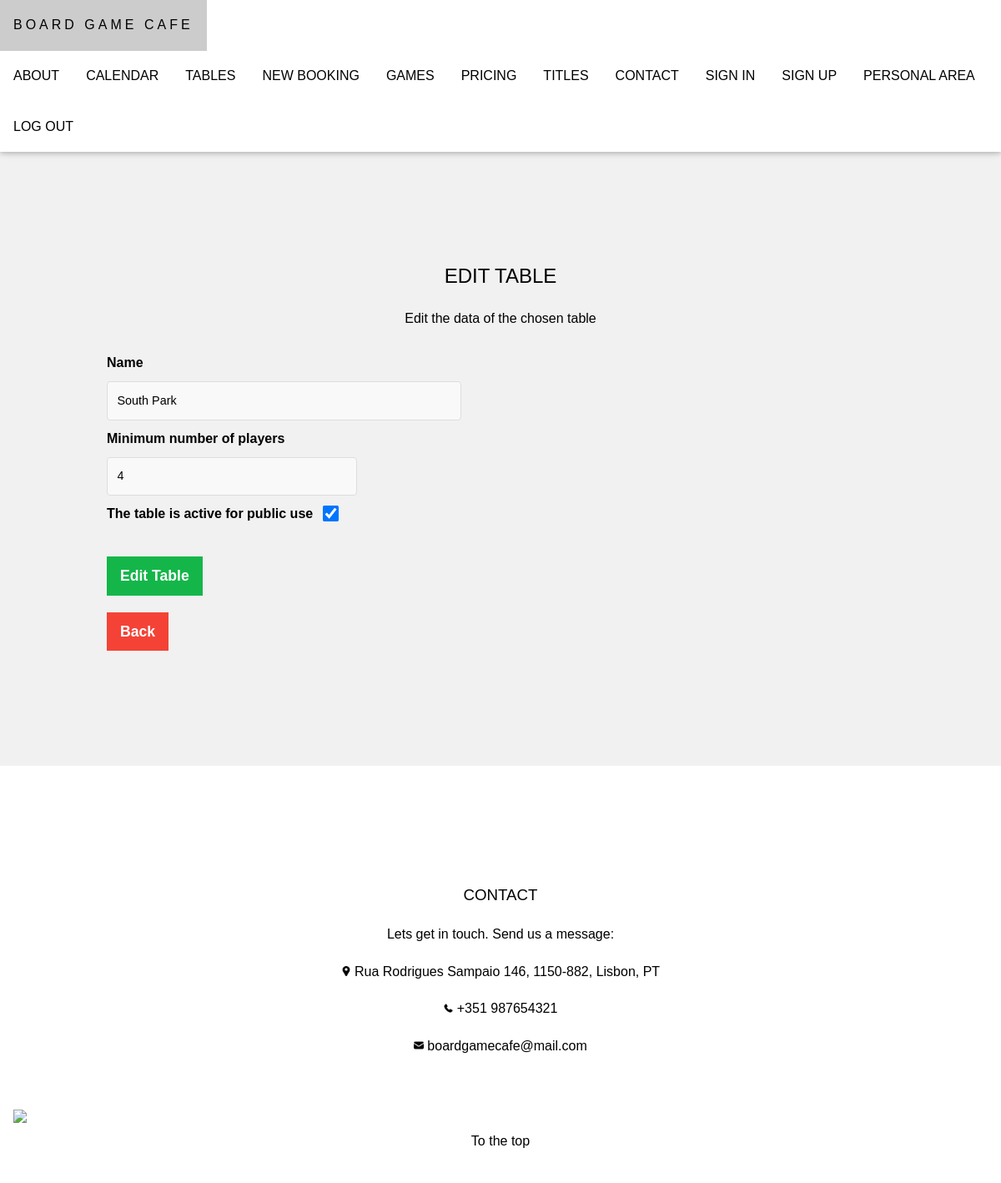
The app's page /boardgamecafe/edittable/2 with its own data.
### boardgamecafe/models.py (models this page shows)
class Table(models.Model):
    name = models.CharField(max_length=50)
    capacity = models.IntegerField(validators=[MinValueValidator(0)])
    log_is_active = models.BooleanField()
    log_date_created = models.DateTimeField()
    log_date_last_update = models.DateTimeField()

### boardgamecafe/views.py (the view, shortened to what this page needs)
# urls.py: path('edittable/<int:table_id>', views.edittable, name='edittable'),
def edittable(request, table_id):
    table = get_object_or_404(Table, pk=table_id)
    if not request.method == 'POST':
        return render(request, 'boardgamecafe/managetable.html', {'table': table, })

### boardgamecafe/templates/boardgamecafe/managetable.html (shortened to what this page needs)
{% extends "boardgamecafe/template.html" %}
{% load static %}
{% block content %}
    <section class="w3-light-grey w3-center" style="padding:128px">
        {% if table %}
            <h1>EDIT TABLE</h1>
            <p> Edit the data of the chosen table </p>
        {% else %}
            <h1>ADD NEW TABLE</h1>
            <p> Fill in the data regarding the new table to be added </p>
        {% endif %}
        <form class="form_crude"
              {% if table %}
                action="{% url 'boardgamecafe:edittable' table.id %}"
              {% else %}
                action="{% url 'boardgamecafe:addtable' %}"
              {% endif %}
              method="POST">
            <div class="form_crude_item">
                <label for="name" class="form_crude_label">Name</label>
                <input type="text" maxlength="50" class="form_crude_input" name="name" id="name" placeholder="Enter the table name" required
                {% if table %}
                    value="{{ table.name }}"
                {% endif %}>
            </div>
            <div class="form_crude_item">
                <label for="capacity" class="form_crude_label">Minimum number of players</label>
                <input type="number" class="form_crude_input form_crude_input--small" name="capacity" id="capacity" min="1" max="99" placeholder="Enter table capacity (Max. 99)" required
                {% if table %}
                    value="{{ table.capacity }}"
                {% endif %}>
            </div>
            <div class="form_crude_item form_crude_item_checkbox">
                <label for="log_is_active" class="form_crude_label">The table is active for public use</label>
                <input type="checkbox" name="log_is_active" id="log_is_active"
                {% if table %}
                    {%  if table.log_is_active %}
                        checked
                    {% endif %}
                {% endif %}>
            </div>
            <div class="form_crude_item">
                <button class="form_crude_btn w3-button" type="submit">
                    {% if table %}
                        Edit Table
                    {% else %}
                        Add Table
                    {% endif %}
                </button>
                <input class="form_crude_btn w3-button w3-red" type="button" value="Back" onclick="history.back()">
            </div>
        </form>
    </section>
{% endblock %}

### boardgamecafe/static/boardgamecafe/css/style.css (style rules this page uses)
html { -ms-text-size-adjust:100%;-webkit-text-size-adjust:100% }
body { margin:0 }
h1,h2,h3,h4,h5,h6 { font-family:"Segoe UI",Arial,sans-serif;font-weight:400;margin:10px 0 }
.w3-btn,.w3-button { border:none;display:inline-block;padding:8px 16px;vertical-align:middle;overflow:hidden;text-decoration:none;color:inherit;background-color:inherit;text-align:center;cursor:pointer;white-space:nowrap }
.w3-btn,.w3-button { -webkit-touch-callout:none;-webkit-user-select:none;-khtml-user-select:none;-moz-user-select:none;-ms-user-select:none;user-select:none }
.w3-center { text-align:center!important }
.w3-red,.w3-hover-red:hover { color:#fff!important;background-color:#f44336!important }
.w3-light-grey,.w3-hover-light-grey:hover,.w3-light-gray,.w3-hover-light-gray:hover { color:#000!important;background-color:#f1f1f1!important }
body,h1,h2,h3,h4,h5,h6 { font-family: "Raleway", sans-serif }
body, html { height: 100%; line-height: 1.8; }
.form_crude { text-align: center; }
.form_crude * { box-sizing: border-box; line-height: 1.5; }
.form_crude_item { display: flex; flex-direction: column; }
.form_crude_item > * { align-self: flex-start; }
.form_crude_item_checkbox { flex-direction: row; }
.form_crude_label { font-weight: 600; padding: 10px 0; }
.form_crude_input { -webkit-appearance: none; width: 100%; max-width: 425px; min-height: calc(0.9em + (0.8em * 2) + 0.6em); padding: 0.8em; font-size: 0.9em; font-family: "Raleway", sans-serif; outline: none; border: 1px solid #dddddd; border-radius: 4px; background: #f9f9f9; transition: background 0.25s, border-color 0.25s, color 0.25s; }
.form_crude_input--small { max-width: 300px; }
.form_crude_input::placeholder { color: #bbbbbb; }
.form_crude_btn { font-weight: 600; font-size: 1.1em; padding: 10px 16px; margin: 10px 0; color: #ffffff; background: #14b64a; }
input[type=checkbox] { -ms-transform: scale(1.5); -moz-transform: scale(1.5); -webkit-transform: scale(1.5); -o-transform: scale(1.5); transform: scale(1.5); margin: 15px; margin-bottom: 35px; }

### records on screen
Table: name "South Park", capacity "4", log_is_active "☑"
